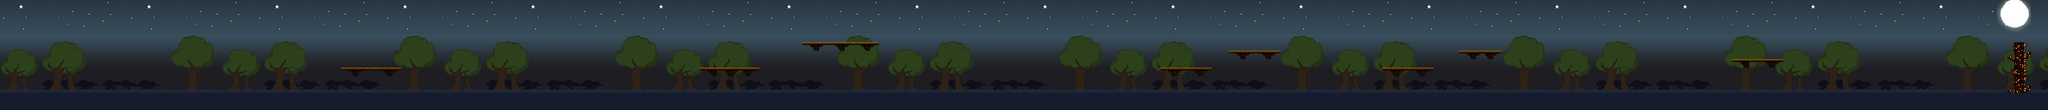

Rendered tile map (Tiled .tmx) drawn with the repository's tilesets; below, a short description and the map source with its tile grids summarised:
An orthogonal 240x13 tile map with 16x16 px tiles, 2 tile layers (Background, Textures), 4 tilesets and 41 objects.

<map version="1.8" tiledversion="1.8.4" orientation="orthogonal" renderorder="right-down" width="240" height="13" tilewidth="16" tileheight="16" infinite="0" nextlayerid="12" nextobjectid="106">
 <tileset firstgid="1" source="background.tsx" />
 <tileset firstgid="981" source="AutumnHillsWall1x4_16.tsx" />
 <tileset firstgid="993" source="MovingPlatform_8.tsx" />
 <tileset firstgid="996" source="Ground.tsx" />
 <layer id="1" name="Background" width="240" height="13">
  <data>[3120 cells, 2640 non-empty, 258 distinct tile ids]</data>
 </layer>
 <layer id="2" name="Textures" width="240" height="13">
  <data>[3120 cells, 553 non-empty, 54 distinct tile ids]</data>
 </layer>
 <objectgroup id="3" name="ground">
  <object id="99" x="0" y="176" width="3840" height="32" />
 </objectgroup>
 <objectgroup id="4" name="enemies">
  <object id="58" x="208" y="160" width="16" height="16" />
  <object id="59" x="560" y="160" width="16" height="16" />
  <object id="60" x="688" y="112" width="16" height="16" />
  <object id="62" x="1104" y="160" width="16" height="16" />
  <object id="63" x="1488" y="160" width="16" height="16" />
  <object id="64" x="1776" y="160" width="16" height="16" />
  <object id="65" x="2128" y="160" width="16" height="16" />
  <object id="66" x="1568" y="64" width="16" height="16" />
  <object id="67" x="2368" y="80" width="16" height="16" />
  <object id="68" x="2672" y="160" width="16" height="16" />
  <object id="69" x="2912" y="160" width="16" height="16" />
  <object id="70" x="2400" y="160" width="16" height="16" />
  <object id="71" x="3504" y="160" width="16" height="16" />
 </objectgroup>
 <objectgroup id="5" name="platform">
  <object id="25" x="2736" y="96" width="80" height="16" />
  <object id="27" x="2304" y="96" width="96" height="16" />
  <object id="29" x="1504" y="80" width="144" height="16" />
  <object id="32" x="640" y="128" width="112" height="16" />
  <object id="101" x="2176" y="128" width="96" height="16" />
  <object id="103" x="1312" y="128" width="112" height="16" />
  <object id="104" x="2592" y="128" width="96" height="16" />
  <object id="105" x="3248" y="112" width="96" height="16" />
 </objectgroup>
 <objectgroup id="6" name="finish">
  <object id="81" x="3776" y="64" width="16" height="112" />
 </objectgroup>
 <objectgroup id="7" name="barrier">
  <object id="34" x="2304" y="80" height="16" />
  <object id="35" x="2400" y="80" height="16" />
  <object id="90" x="0" y="160" height="16" />
  <object id="91" x="960" y="160" height="16" />
  <object id="92" x="2224" y="160" height="16" />
  <object id="95" x="3168" y="160" height="16" />
  <object id="96" x="3840" y="160" height="16" />
 </objectgroup>
 <objectgroup id="8" name="coins">
  <object id="41" x="1328" y="112" width="16" height="16" />
  <object id="43" x="2224" y="112" width="16" height="16" />
  <object id="44" x="2656" y="112" width="16" height="16" />
  <object id="46" x="3264" y="96" width="16" height="16" />
  <object id="78" x="1392" y="160" width="16" height="16" />
  <object id="79" x="2144" y="160" width="16" height="16" />
  <object id="80" x="3104" y="160" width="16" height="16" />
 </objectgroup>
 <objectgroup id="9" name="health">
  <object id="47" x="2768" y="80" width="16" height="16" />
  <object id="48" x="2336" y="80" width="16" height="16" />
  <object id="49" x="704" y="112" width="16" height="16" />
 </objectgroup>
 <objectgroup id="10" name="skylimit">
  <object id="83" x="-16" y="0" width="3856" />
 </objectgroup>
</map>
